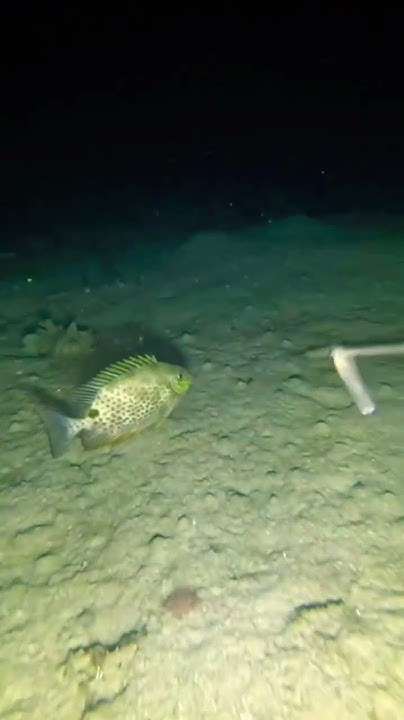
#> input picture underwater img 1.jpg, 404 x 720 px
$ python underwater_image_enhancement.py
#> lines starting #> are read from the running program, lines starting #| are printed output that depends on the picture
#> the answer given: 1
#> in process_images, image is the input picture: shape (720, 404, 3); mean B, G, R 79.3, 103.6, 89.1
import cv2
import numpy as np
import matplotlib.pyplot as plt


# =====================================================
# ENHANCEMENT FUNCTION
# =====================================================
def enhance_full(frame):

    image_rgb = cv2.cvtColor(frame, cv2.COLOR_BGR2RGB)
    R, G, B = cv2.split(image_rgb)
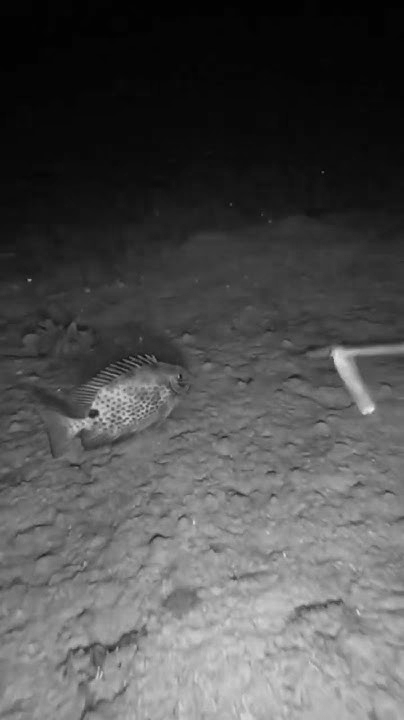
#> B: shape (720, 404); min 1, max 240, mean 79.3

    # Red enhancement
    R_enhanced = cv2.equalizeHist(R)
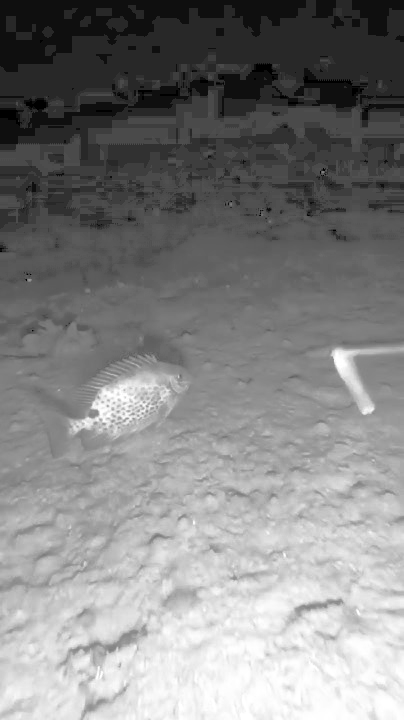
#> R_enhanced: shape (720, 404); min 0, max 255, mean 130.1

    # White balance
    R_mean = np.mean(R_enhanced)
#> R_mean = 130.1
    G_mean = np.mean(G)
#> G_mean = 103.6
    B_mean = np.mean(B)
#> B_mean = 79.32

    avg = (R_mean + G_mean + B_mean) / 3
#> avg = 104.3

    R_balanced = np.clip(R_enhanced * (avg / R_mean), 0, 255).astype(np.uint8)
    G_balanced = np.clip(G * (avg / G_mean), 0, 255).astype(np.uint8)
    B_balanced = np.clip(B * (avg / B_mean), 0, 255).astype(np.uint8)
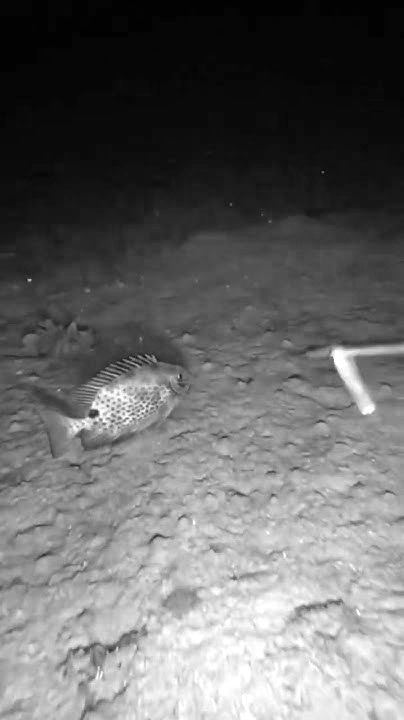
#> B_balanced: shape (720, 404); min 1, max 255, mean 103.8

    rgb_white = cv2.merge((R_balanced, G_balanced, B_balanced))

    # CLAHE (Final Enhancement)
    lab = cv2.cvtColor(rgb_white, cv2.COLOR_RGB2LAB)
#> lab: shape (720, 404, 3); mean of channels 0, 1, 2 109.1, 129.1, 129
    l, a, b = cv2.split(lab)
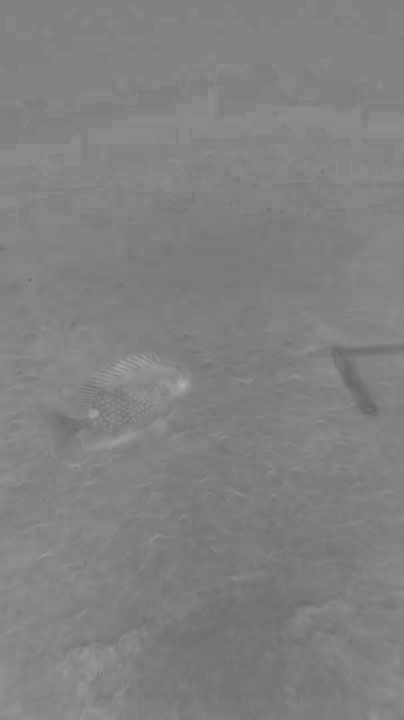
#> b: shape (720, 404); min 98, max 176, mean 129

    clahe = cv2.createCLAHE(clipLimit=2.0, tileGridSize=(8, 8))
    l_clahe = clahe.apply(l)
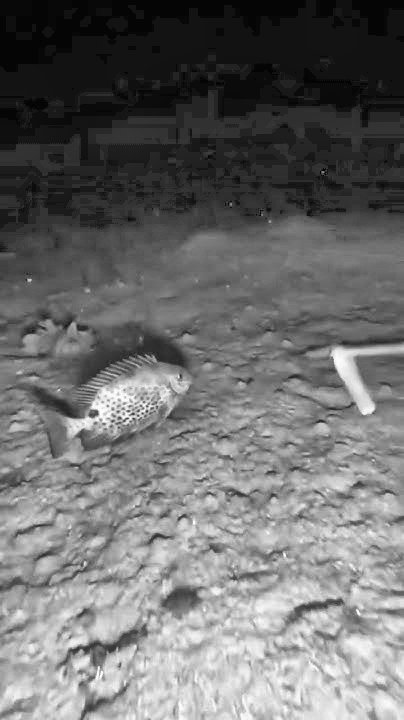
#> l_clahe: shape (720, 404); min 2, max 254, mean 108.9

    final = cv2.cvtColor(cv2.merge((l_clahe, a, b)), cv2.COLOR_LAB2RGB)
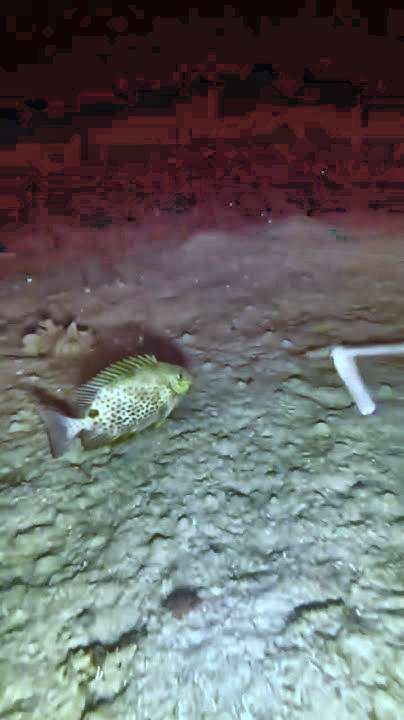
#> final: shape (720, 404, 3); mean R, G, B 102.8, 103.4, 102.9

    return image_rgb, rgb_white, final


# =====================================================
# IMAGE PROCESSING
# =====================================================
def process_images():

    image_files = [
        "underwater img 1.jpg",
        "underwater img 2.jpg",
        "underwater img 3.webp"
    ]

    for img_path in image_files:

        image = cv2.imread(img_path)

        if image is None:
            print(f"{img_path} not found!")
            continue

        original, rgb_white, final = enhance_full(image)

        plt.figure(figsize=(12, 8))

        # Original
        plt.subplot(2, 2, 1)
        plt.imshow(original)
        plt.title("Original Image")
        plt.axis("off")

        # RGB + White Balance
        plt.subplot(2, 2, 2)
        plt.imshow(rgb_white)
        plt.title("RGB + White Balance")
        plt.axis("off")

        # Final Enhanced
        plt.subplot(2, 2, 3)
        plt.imshow(final)
        plt.title("Final Enhanced Image")
        plt.axis("off")

        # Histogram Comparison
        plt.subplot(2, 2, 4)
        plt.hist(original.ravel(), bins=256, alpha=0.5, label="Original")
        plt.hist(final.ravel(), bins=256, alpha=0.5, label="Enhanced")
        plt.title("Histogram Comparison")
        plt.xlabel("Pixel Intensity (0-255)")
        plt.ylabel("Number of Pixels")
        plt.legend()

        plt.tight_layout()
        plt.show()
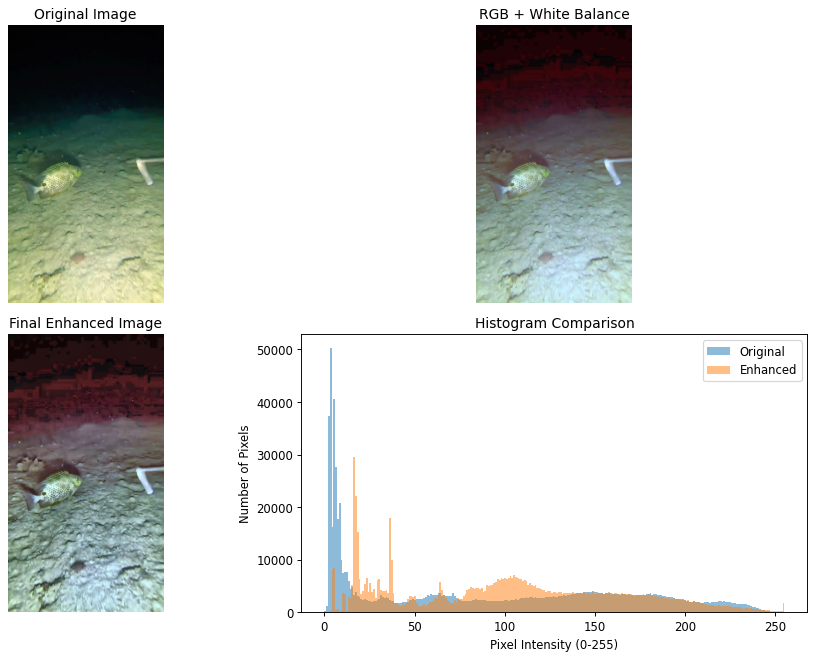
#> figure drawn by matplotlib, 4 panels; panel 4: tallest bar 50296 high, from x = 2.99 to 3.98; panel 4: tallest bar 29583 high, from x = 15.94 to 16.93

        print(f"{img_path} processed successfully!")

    print("All images completed.\n")


# =====================================================
# VIDEO PROCESSING (FULLSCREEN TOP-BOTTOM)
# =====================================================
# [76 lines left out: function process_videos, not called in this run]


# =====================================================
# MAIN MENU
# =====================================================
if __name__ == "__main__":

    while True:

        print("\n==== UNDERWATER IMAGE ENHANCEMENT ====")
        print("1. Process Images")
        print("2. Process Videos")
        print("3. Exit")

#> (the run stopped early here; a loop or call above may not have finished)
